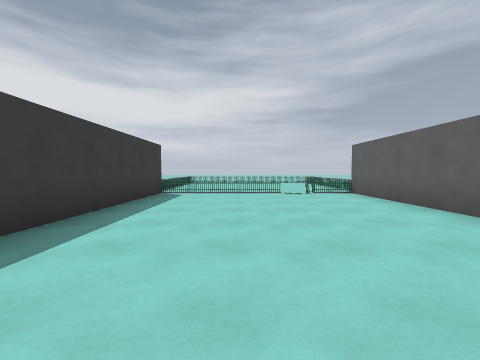
[1] (above)

16 first-person views from a walk through a 3-D level made in the Godot game engine. The camera is 1.3 m above the floor, tilts 2° down and sees 90° across. The floor is counted in squares, 2 m on a side. Each view is taken from the middle of a square. On the plan, view 1 faces up. The plan holds only what a view shows up to about 9 squares ahead; the rest is blank. The place goes on beyond the plan.

[2]
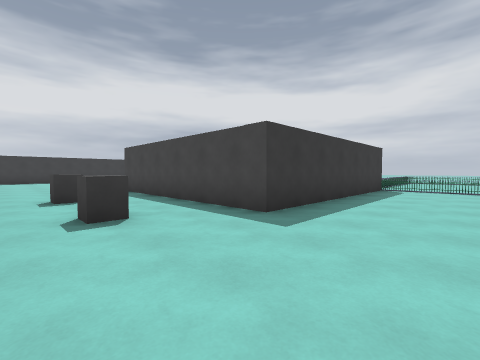

[3]
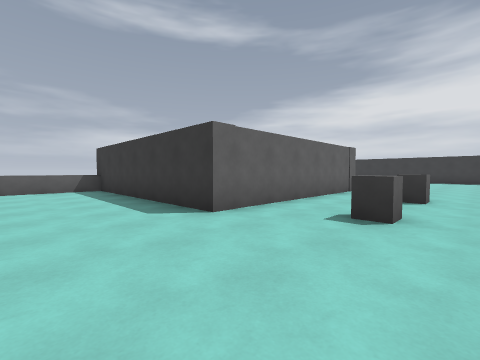

[4]
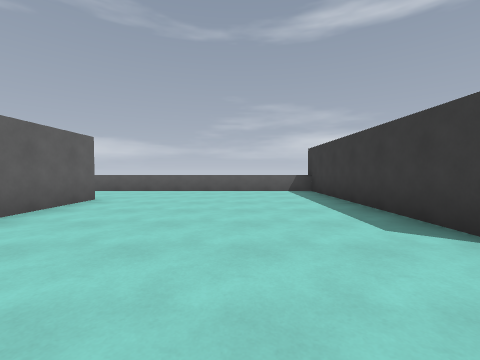

[5]
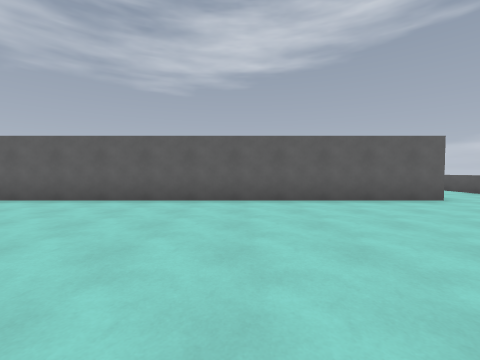

[6]
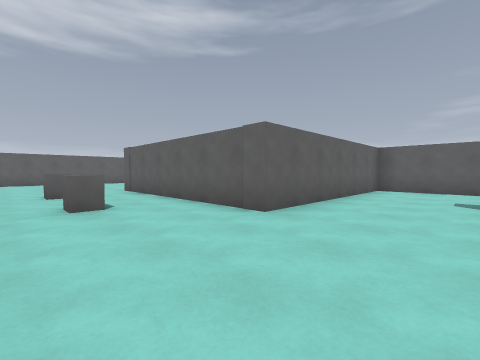

[7]
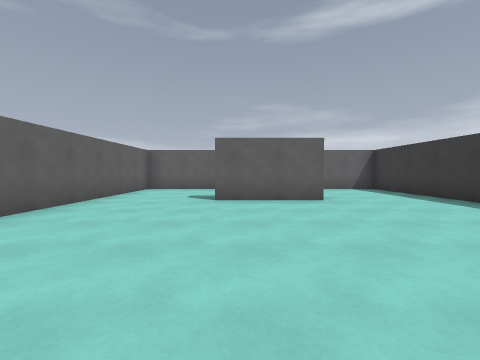

[8]
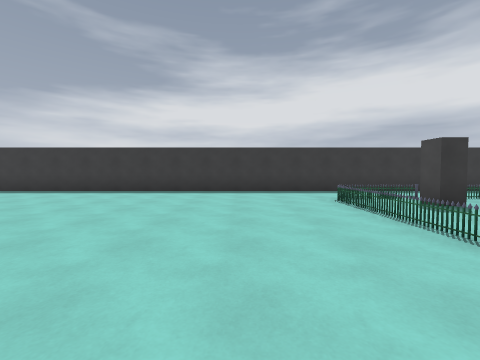

[9]
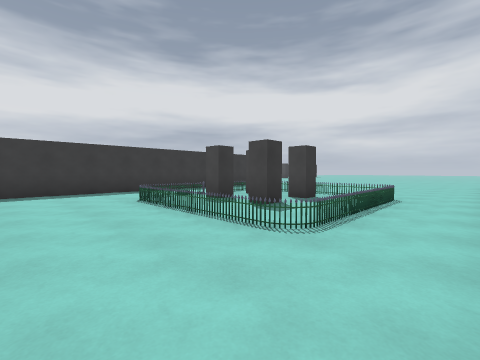

[10]
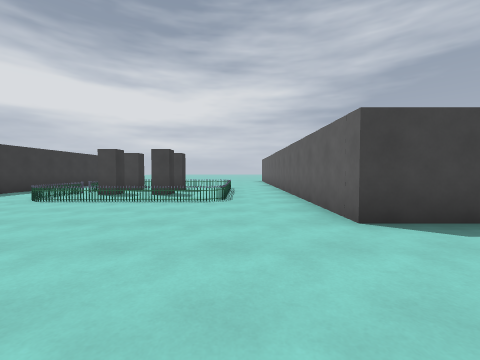

[11]
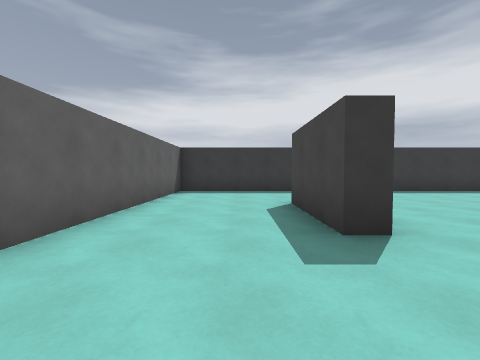

[12]
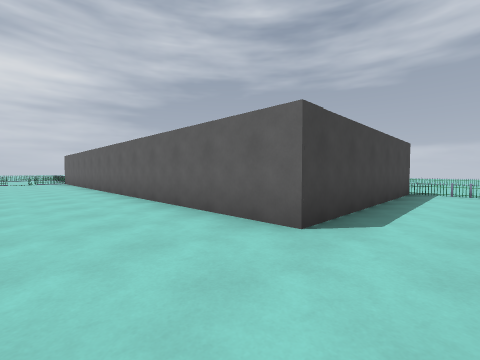

[13]
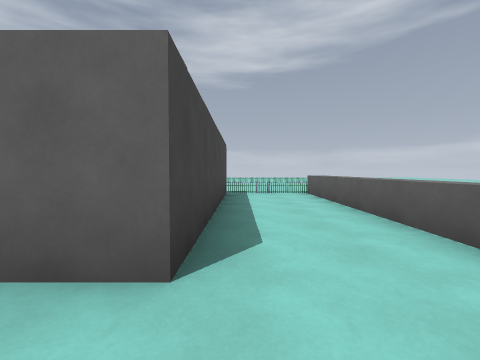

[14]
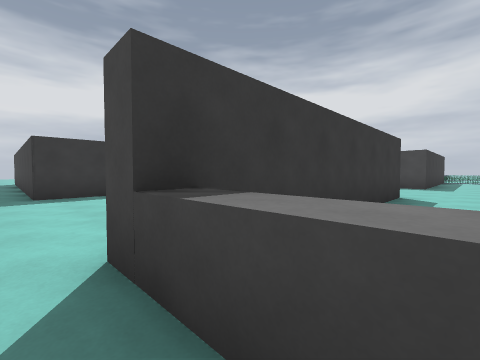

[15]
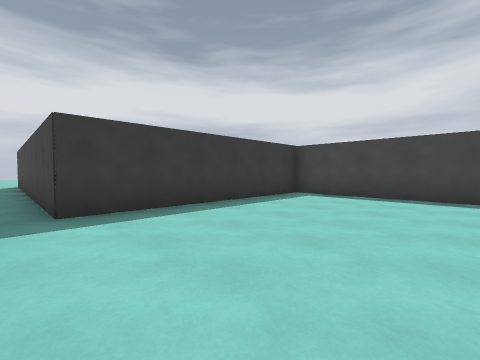

[16]
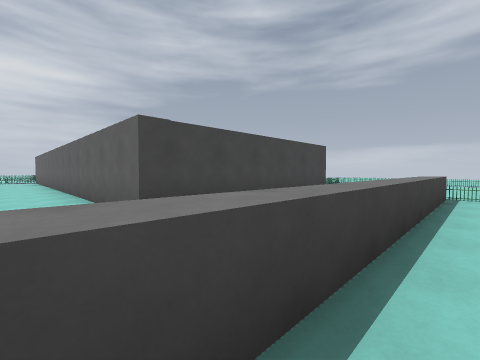

### Floor plan
Key: @ floor where view 1 was taken; # wall or solid block; . floor; = window, fence, low wall or low ledge; ^ raised ledge; O other object.
Columns run from 17 left of view 1 to 10 right of it. Each row starts with its distance up from view 1.
 13        ..
 12       ...
 11       ...
 10      ....
  9 #   .....     =      =
  8 #.  =.=..     O      O
  7 #..####O.#    ##===O##
  6 #..####=.#    #......#
  5 #..####=.#    #......#
  4 #.=### =.#    #......#
  3 #.O===O..#    #......#
  2 #........#    #......#
  1 #........######......#
  0 #................@...#
 -1 #..........^.^.......#
 -2 #....................#
 -3 #........######......#
 -4 #........#....#......#
 -5 #........#....#......#
 -6 #...##...#....#......#
 -7 #........#....#......######.
 -8 #........#....#.............
 -9 ##########....#^^^^^^^^^^^^.
-10  ................  .........

Positions as (right, up) in squares from view 1, and headings:
1: (0, 0), facing up
2: (0, -2), facing up-left
3: (0, 0), facing down-left
4: (0, -1), facing down
5: (-2, -2), facing right
6: (-11, 0), facing down-right
7: (-12, 0), facing down
8: (-9, 1), facing left
9: (-9, 1), facing up-left
10: (-10, -2), facing up
11: (-9, -7), facing left
12: (1, -8), facing up-right
13: (2, -7), facing right
14: (-1, -10), facing up-left
15: (-4, -10), facing up-left
16: (2, -10), facing up-right
